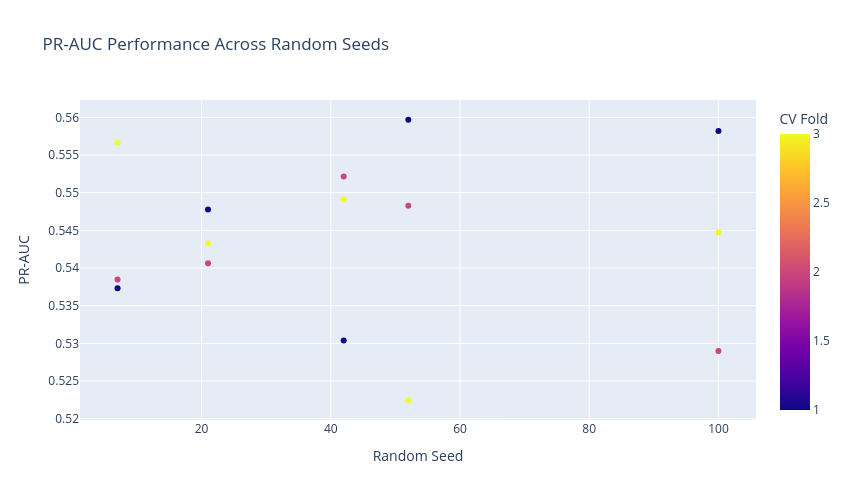

Write notebook code for a chart like this one.
### Code cell
# ============================================================
# CELL 15 — PR-AUC PERFORMANCE ACROSS RANDOM SEEDS
# ============================================================

fig = px.scatter(
    robustness_results,
    x="Random_Seed",
    y="PR_AUC",
    color="Fold",
    title="PR-AUC Performance Across Random Seeds",
    labels={
        "Random_Seed": "Random Seed",
        "PR_AUC": "PR-AUC",
        "Fold": "CV Fold"
    },
    hover_data=[
        "F1",
        "Recall",
        "Precision",
        "Balanced_Accuracy",
        "ROC_AUC"
    ]
)

fig.update_layout(
    width=850,
    height=500
)

fig.show()

### Figure 1 — Plotly figure (JSON) as saved in the notebook; plotly's stock layout.template omitted (floating-point values rounded to 4 significant figures)
{"data": [{"customdata": [[0.5474, 0.8227, 0.4102, 0.833, 0.9066], [0.5496, 0.8071, 0.4167, 0.8287, 0.9071], [0.545, 0.815, 0.4094, 0.8296, 0.9095], [0.5433, 0.7986, 0.4117, 0.8237, 0.902], [0.5466, 0.8262, 0.4083, 0.8338, 0.9103], [0.5481, 0.8136, 0.4132, 0.8302, 0.911], [0.5472, 0.8206, 0.4104, 0.8322, 0.9097], [0.5467, 0.805, 0.4139, 0.827, 0.9059], [0.5451, 0.8164, 0.4091, 0.8301, 0.908], [0.5597, 0.8206, 0.4247, 0.8367, 0.9117], [0.5426, 0.8078, 0.4085, 0.8265, 0.9075], [0.5357, 0.8072, 0.4009, 0.8237, 0.9035], [0.5556, 0.8298, 0.4176, 0.8382, 0.9136], [0.5385, 0.7936, 0.4075, 0.8204, 0.902], [0.5455, 0.8207, 0.4085, 0.8316, 0.9086]], "hovertemplate": "Random Seed=%{x}<br>PR-AUC=%{y}<br>F1=%{customdata[0]}<br>Recall=%{customdata[1]}<br>Precision=%{customdata[2]}<br>Balanced_Accuracy=%{customdata[3]}<br>ROC_AUC=%{customdata[4]}<br>CV Fold=%{marker.color}<extra></extra>", "legendgroup": "", "marker": {"color": [1, 2, 3, 1, 2, 3, 1, 2, 3, 1, 2, 3, 1, 2, 3], "coloraxis": "coloraxis", "symbol": "circle"}, "mode": "markers", "name": "", "orientation": "v", "showlegend": false, "type": "scatter", "x": [42, 42, 42, 7, 7, 7, 21, 21, 21, 52, 52, 52, 100, 100, 100], "xaxis": "x", "y": [0.5304, 0.5522, 0.5491, 0.5373, 0.5385, 0.5566, 0.5478, 0.5406, 0.5432, 0.5597, 0.5483, 0.5224, 0.5582, 0.529, 0.5448], "yaxis": "y"}], "layout": {"coloraxis": {"colorbar": {"title": {"text": "CV Fold"}}, "colorscale": [[0, "#0d0887"], [0.1111, "#46039f"], [0.2222, "#7201a8"], [0.3333, "#9c179e"], [0.4444, "#bd3786"], [0.5556, "#d8576b"], [0.6667, "#ed7953"], [0.7778, "#fb9f3a"], [0.8889, "#fdca26"], [1, "#f0f921"]]}, "height": 500, "legend": {"tracegroupgap": 0}, "title": {"text": "PR-AUC Performance Across Random Seeds"}, "width": 850, "xaxis": {"anchor": "y", "domain": [0, 1], "title": {"text": "Random Seed"}}, "yaxis": {"anchor": "x", "domain": [0, 1], "title": {"text": "PR-AUC"}}}}
